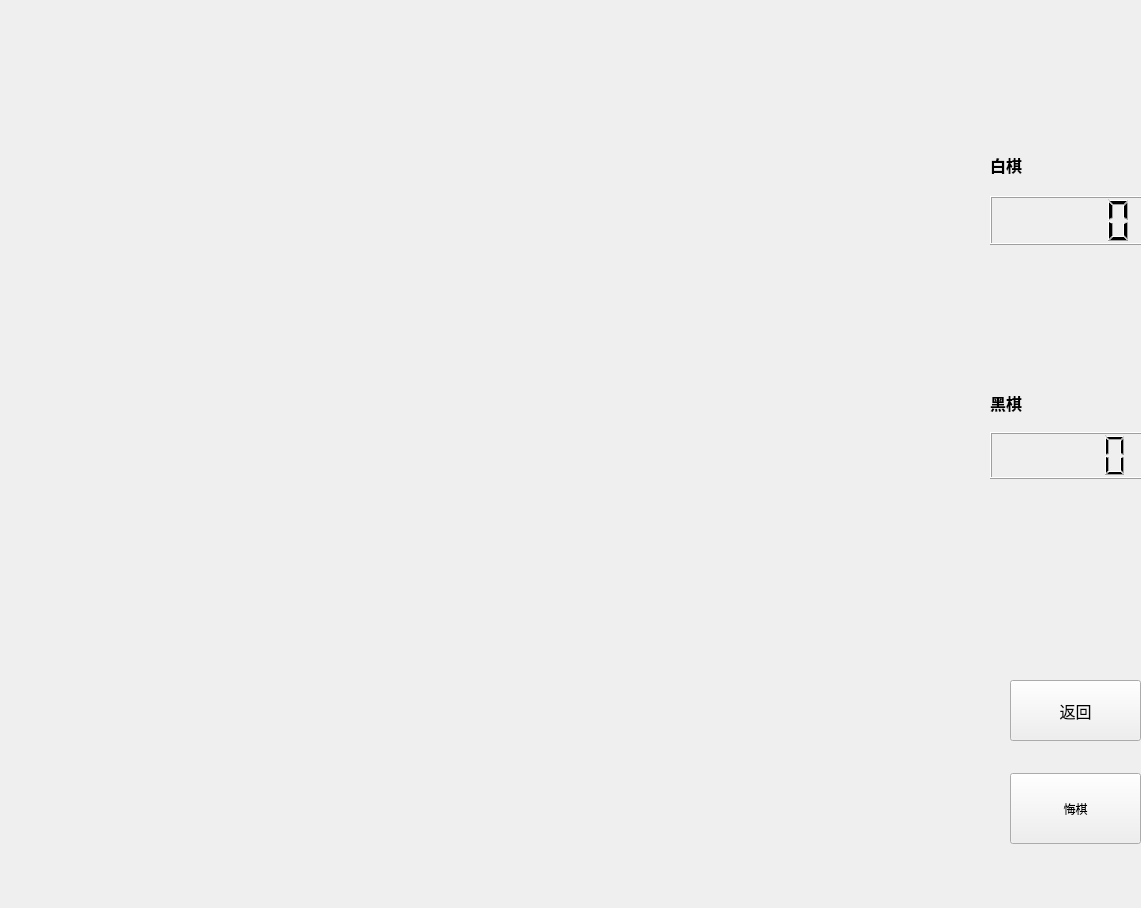
<?xml version="1.0" encoding="UTF-8"?>
<ui version="4.0">
 <class>gamewighet</class>
 <widget class="QWidget" name="gamewighet">
  <property name="geometry">
   <rect>
    <x>0</x>
    <y>0</y>
    <width>1141</width>
    <height>908</height>
   </rect>
  </property>
  <property name="font">
   <font>
    <family>黑体</family>
   </font>
  </property>
  <property name="windowTitle">
   <string>Form</string>
  </property>
  <widget class="QWidget" name="layoutWidget">
   <property name="geometry">
    <rect>
     <x>990</x>
     <y>140</y>
     <width>161</width>
     <height>161</height>
    </rect>
   </property>
   <layout class="QVBoxLayout" name="verticalLayout">
    <item>
     <widget class="QLabel" name="wihte">
      <property name="font">
       <font>
        <family>微软雅黑</family>
        <pointsize>12</pointsize>
        <weight>75</weight>
        <bold>true</bold>
       </font>
      </property>
      <property name="text">
       <string>白棋</string>
      </property>
     </widget>
    </item>
    <item>
     <widget class="QLCDNumber" name="lcd_white">
      <property name="styleSheet">
       <string notr="true">border-image: url(:/x.jpg);</string>
      </property>
     </widget>
    </item>
    <item>
     <widget class="QLabel" name="whitepos">
      <property name="font">
       <font>
        <pointsize>11</pointsize>
       </font>
      </property>
      <property name="text">
       <string/>
      </property>
     </widget>
    </item>
   </layout>
  </widget>
  <widget class="QWidget" name="layoutWidget">
   <property name="geometry">
    <rect>
     <x>990</x>
     <y>380</y>
     <width>161</width>
     <height>151</height>
    </rect>
   </property>
   <layout class="QVBoxLayout" name="verticalLayout_2">
    <item>
     <widget class="QLabel" name="black">
      <property name="font">
       <font>
        <family>微软雅黑</family>
        <pointsize>12</pointsize>
        <weight>75</weight>
        <bold>true</bold>
       </font>
      </property>
      <property name="text">
       <string>黑棋</string>
      </property>
     </widget>
    </item>
    <item>
     <widget class="QLCDNumber" name="lcd_black">
      <property name="styleSheet">
       <string notr="true">border-image: url(:/x.jpg);</string>
      </property>
     </widget>
    </item>
    <item>
     <widget class="QLabel" name="blackpos">
      <property name="font">
       <font>
        <pointsize>11</pointsize>
       </font>
      </property>
      <property name="text">
       <string/>
      </property>
     </widget>
    </item>
   </layout>
   <zorder>lcd_black</zorder>
   <zorder>black</zorder>
   <zorder>blackpos</zorder>
  </widget>
  <widget class="QPushButton" name="returnButton">
   <property name="geometry">
    <rect>
     <x>1010</x>
     <y>680</y>
     <width>131</width>
     <height>61</height>
    </rect>
   </property>
   <property name="font">
    <font>
     <family>黑体</family>
     <pointsize>12</pointsize>
    </font>
   </property>
   <property name="text">
    <string>返回</string>
   </property>
  </widget>
  <widget class="QLabel" name="label_3">
   <property name="geometry">
    <rect>
     <x>1000</x>
     <y>240</y>
     <width>81</width>
     <height>18</height>
    </rect>
   </property>
   <property name="font">
    <font>
     <pointsize>12</pointsize>
    </font>
   </property>
   <property name="text">
    <string/>
   </property>
  </widget>
  <widget class="QPushButton" name="pushButton">
   <property name="geometry">
    <rect>
     <x>1010</x>
     <y>773</y>
     <width>131</width>
     <height>71</height>
    </rect>
   </property>
   <property name="text">
    <string>悔棋</string>
   </property>
  </widget>
 </widget>
 <resources/>
 <connections/>
</ui>
